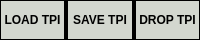
         <widget class="QWidget" name="menu_left_widget" native="true">
          <property name="minimumSize">
           <size>
            <width>0</width>
            <height>40</height>
           </size>
          </property>
          <property name="maximumSize">
           <size>
            <width>16777215</width>
            <height>40</height>
           </size>
          </property>
          <property name="styleSheet">
           <string notr="true">background-color: rgb(0, 0, 0);
border: 0px solid;
border-color: rgb(186, 189, 182);</string>
          </property>
          <layout class="QHBoxLayout" name="menu_left_layout">
           <property name="spacing">
            <number>2</number>
           </property>
           <property name="leftMargin">
            <number>0</number>
           </property>
           <property name="topMargin">
            <number>0</number>
           </property>
           <property name="rightMargin">
            <number>0</number>
           </property>
           <property name="bottomMargin">
            <number>0</number>
           </property>
           <item>
            <widget class="QPushButton" name="load_pbutton">
             <property name="sizePolicy">
              <sizepolicy hsizetype="Minimum" vsizetype="Preferred">
               <horstretch>0</horstretch>
               <verstretch>0</verstretch>
              </sizepolicy>
             </property>
             <property name="font">
              <font>
               <weight>75</weight>
               <bold>true</bold>
              </font>
             </property>
             <property name="cursor">
              <cursorShape>PointingHandCursor</cursorShape>
             </property>
             <property name="styleSheet">
              <string notr="true">background-color: rgb(211, 215, 207);
border-color: rgb(186, 189, 182);
border: 1px solid;
color: rgb(0, 0, 0);</string>
             </property>
             <property name="text">
              <string>LOAD TPI</string>
             </property>
             <property name="icon">
              <iconset resource="../assets/resources.qrc">
               <normaloff>:/black_icons/icons_black/upload.svg</normaloff>:/black_icons/icons_black/upload.svg</iconset>
             </property>
             <property name="iconSize">
              <size>
               <width>18</width>
               <height>18</height>
              </size>
             </property>
            </widget>
           </item>
           <item>
            <widget class="QPushButton" name="save_pbutton">
             <property name="sizePolicy">
              <sizepolicy hsizetype="Minimum" vsizetype="Preferred">
               <horstretch>0</horstretch>
               <verstretch>0</verstretch>
              </sizepolicy>
             </property>
             <property name="font">
              <font>
               <weight>75</weight>
               <bold>true</bold>
              </font>
             </property>
             <property name="cursor">
              <cursorShape>PointingHandCursor</cursorShape>
             </property>
             <property name="styleSheet">
              <string notr="true">background-color: rgb(211, 215, 207);
border-color: rgb(186, 189, 182);
border: 1px solid;
color: rgb(0, 0, 0);</string>
             </property>
             <property name="text">
              <string>SAVE TPI</string>
             </property>
             <property name="icon">
              <iconset resource="../assets/resources.qrc">
               <normaloff>:/black_icons/icons_black/save.svg</normaloff>:/black_icons/icons_black/save.svg</iconset>
             </property>
             <property name="iconSize">
              <size>
               <width>18</width>
               <height>18</height>
              </size>
             </property>
            </widget>
           </item>
           <item>
            <widget class="QPushButton" name="drop_pbutton">
             <property name="sizePolicy">
              <sizepolicy hsizetype="Minimum" vsizetype="Preferred">
               <horstretch>0</horstretch>
               <verstretch>0</verstretch>
              </sizepolicy>
             </property>
             <property name="font">
              <font>
               <weight>75</weight>
               <bold>true</bold>
              </font>
             </property>
             <property name="cursor">
              <cursorShape>PointingHandCursor</cursorShape>
             </property>
             <property name="styleSheet">
              <string notr="true">background-color: rgb(211, 215, 207);
border-color: rgb(186, 189, 182);
border: 1px solid;
color: rgb(0, 0, 0);</string>
             </property>
             <property name="text">
              <string>DROP TPI</string>
             </property>
             <property name="icon">
              <iconset resource="../assets/resources.qrc">
               <normaloff>:/black_icons/icons_black/trash-2.svg</normaloff>:/black_icons/icons_black/trash-2.svg</iconset>
             </property>
             <property name="iconSize">
              <size>
               <width>18</width>
               <height>18</height>
              </size>
             </property>
            </widget>
           </item>
          </layout>
         </widget>
